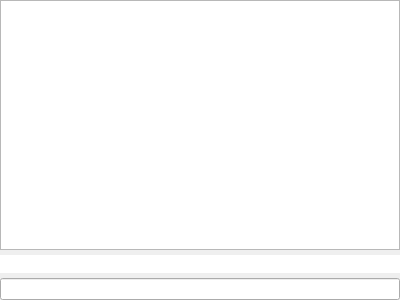
<?xml version="1.0" encoding="UTF-8"?>
<ui version="4.0">
 <class>ConnectionPane</class>
 <widget class="QWidget" name="ConnectionPane">
  <property name="geometry">
   <rect>
    <x>0</x>
    <y>0</y>
    <width>400</width>
    <height>300</height>
   </rect>
  </property>
  <property name="windowTitle">
   <string>Form</string>
  </property>
  <property name="styleSheet">
   <string notr="true"/>
  </property>
  <layout class="QVBoxLayout" name="verticalLayout">
   <property name="spacing">
    <number>5</number>
   </property>
   <property name="leftMargin">
    <number>0</number>
   </property>
   <property name="topMargin">
    <number>0</number>
   </property>
   <property name="rightMargin">
    <number>0</number>
   </property>
   <property name="bottomMargin">
    <number>0</number>
   </property>
   <item>
    <widget class="QTextEdit" name="mainPane">
     <property name="styleSheet">
      <string notr="true"/>
     </property>
     <property name="readOnly">
      <bool>true</bool>
     </property>
    </widget>
   </item>
   <item>
    <widget class="QLabel" name="helpArea">
     <property name="styleSheet">
      <string notr="true">background-color: white; padding: 2px;</string>
     </property>
     <property name="text">
      <string/>
     </property>
     <property name="wordWrap">
      <bool>true</bool>
     </property>
    </widget>
   </item>
   <item>
    <widget class="QLineEdit" name="textEntry"/>
   </item>
  </layout>
 </widget>
 <resources/>
 <connections/>
</ui>
